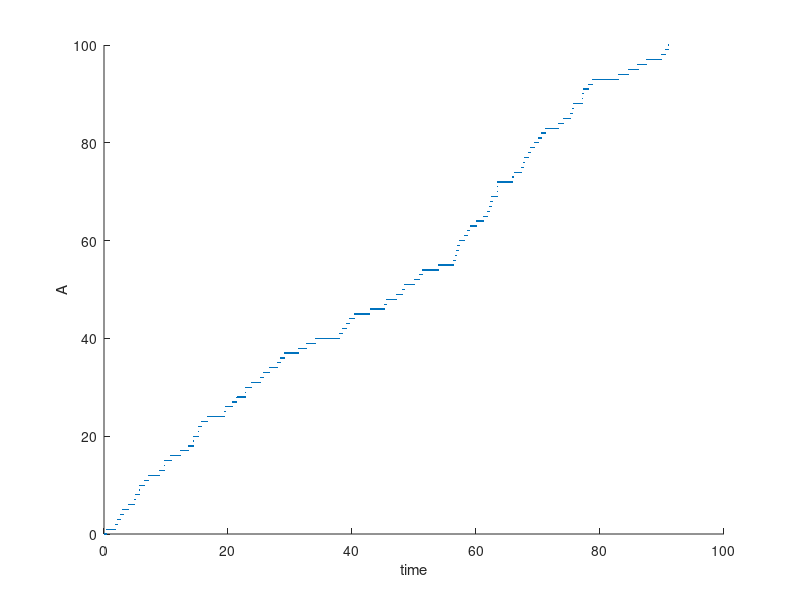

Write the MATLAB code that produced this figure. (Note: this script raises an error after producing the figure.)
%  --> A
% Simulating 0th order kinetics using ABK.
% Generating a heterogeneous population of A with 
% normally-distributed k values (where k is the rate
% constant of A agents with respect to some unspecified
% and unsimulated process -- for instance, a degradation
% reaction in a birth-death process). 

% Author: Alex Plakantonakis,   Copyright (c) 2019.           License: GNU GPLv3

clear; clc;
rng(0);
global k_b;               % Zeroth order MICROSCOPIC kinetic constant [units: N_a / sec];

k_b = 1;

agents = 100;          % Max number of A molecules that can be produced 
Ao = 0;                 % Initial number of A molecules
A(1) = Ao;              % Initialize time-dependent sum of A molecules

% Note: I don't need an array for tracking the status of individual A agents
% because that is not necessary since A is produced. That is, there won't be 
% a loop going through all A agents

time(1) = 0;
t = 1;                  % Time Counter variable
dt = 0.01;              % Fixed time step increment

Av = zeros(1,agents);

% Rate constant for each new agent A, for some subsequent reaction...
k = zeros(1,agents);        % generating heterogeneity

while A(t) < agents               

    P = k_b * dt;         % Does NOT depend on A
    
    if rand < P       
        A(t+1) = A(t) + 1;
        
        x = ceil(rand*agents);
        while Av(x) == 1        % ensure this agent hasn't been born already
            x = ceil(rand*agents);
        end
        Av(x) = 1;
        
        % create normally distributed k values with mean=0.6 and std=0.1
        k(x) = 0.6 + 0.1 * randn;  
        
    else
        A(t+1) = A(t);
    end
    time(t+1) = time(t) + dt;
    t = t + 1;
end

%% Plot time course
figure('Name','0th Order Rx Time course','NumberTitle','off'); 
scatter(time,A,3,'.r');                hold on;
xlabel('time');                 ylabel('A');           

% Solve ODE for 0th order kinetics - Plot Time Course
tmax=time(t-1);
[t_sol,y_sol] = ode45(@o0_dif,[0:tmax/100:tmax],Ao);
scatter(t_sol,y_sol(:,1),'.b');       
legend('ABK','DE');
